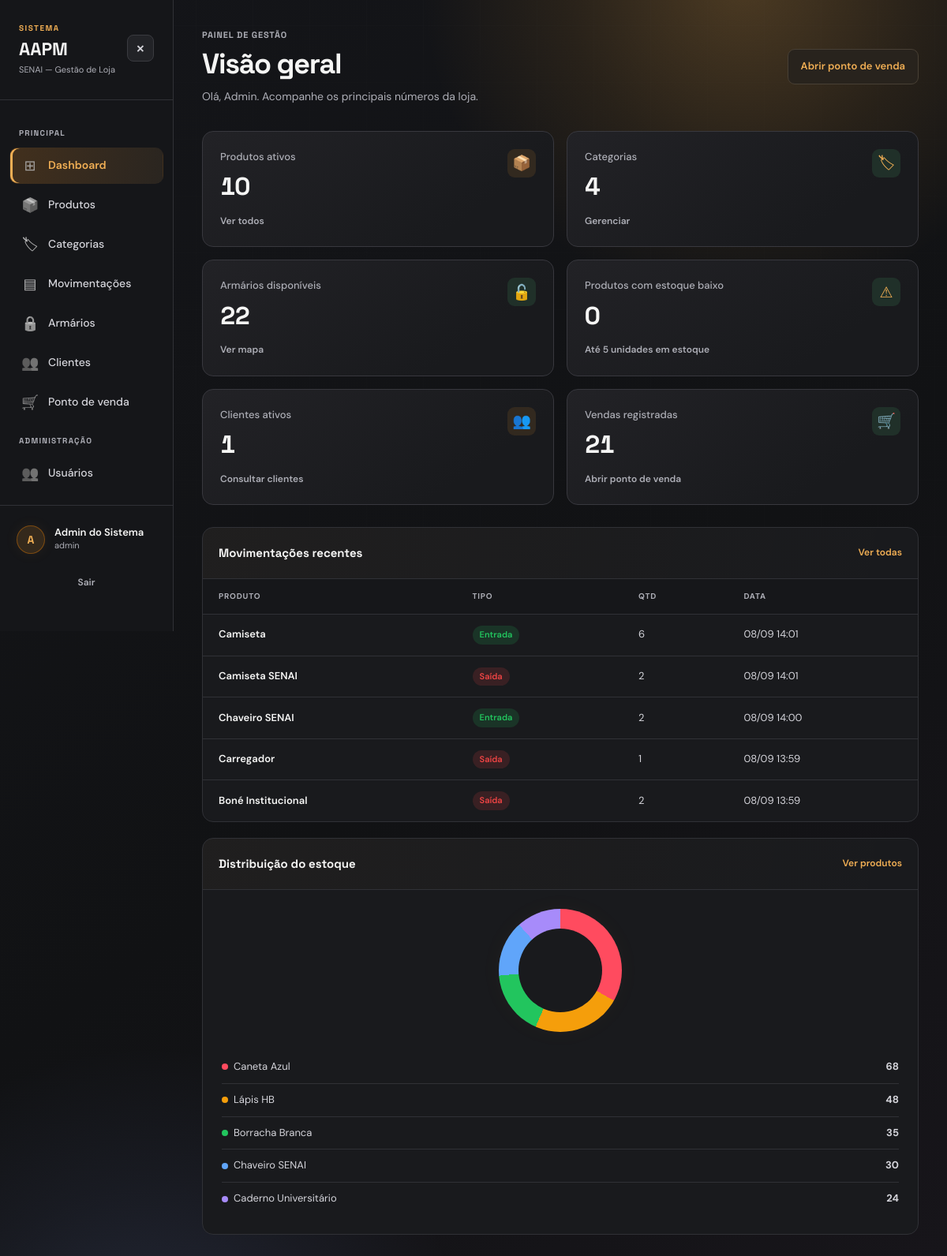
/ (signed in), run on the app's committed database.
### app/models/movimentacao.py (models this page shows, shortened)
class Movimentacao(Base):
    __tablename__ = "movimentacoes"
    id         = Column(Integer, primary_key=True, index=True)
    tipo       = Column(
        Enum(TipoMovimentacao),
        nullable=False
    )
    quantidade = Column(Integer, nullable=False)
    preco_unitario = Column(Float, nullable=False, default=0.0)
    observacao = Column(String(255), nullable=True)
    criado_em  = Column(DateTime, server_default=func.now())
    produto_id = Column(
        Integer,
        ForeignKey("produtos.id", ondelete="CASCADE"),
        nullable=False
    )
    usuario_id = Column(
        Integer,
        ForeignKey("usuarios.id", ondelete="SET NULL"),
        nullable=True
    )
    produto = relationship("Produto", backref="movimentacoes")
    usuario = relationship("Usuario", backref="movimentacoes")

### app/models/produto.py (models this page shows, shortened)
class Produto(Base):
    __tablename__ = "produtos"
    id            = Column(Integer, primary_key=True, index=True)
    nome          = Column(String(150), nullable=False, index=True)
    preco         = Column(Float, nullable=False, default=0.0)
    estoque_atual = Column(Integer, nullable=False, default=0)
    variacao      = Column(String(80), nullable=True, index=True)
    ativo         = Column(Boolean, default=True)
    imagem_path = Column(String(255), nullable=True)
    categoria_id = Column(
        Integer,
        ForeignKey("categorias.id", ondelete="SET NULL"),
        nullable=True
    )
    categoria = relationship(
        "Categoria",
        back_populates="produtos"
    )

### app/main.py (the view)
@app.get("/")
def dashboard(
    request: Request,
    db: Session = Depends(get_db),
    usuario = Depends(get_usuario_opcional)  # ← não lança erro se não logado
):
    if usuario is None:
        return templates.TemplateResponse(
            request,
            "welcome.html",
            {"request": request}
        )
    return templates.TemplateResponse(
        request,
        "dashboard.html",
        {"request": request, "usuario": usuario, **_dados_dashboard(db)}
    )

### app/templates/dashboard.html (shortened to what this page needs)
<!DOCTYPE html>
<html lang="pt-br">
<head>
    <link rel="stylesheet" href="/static/css/dashboard.css?v=20261109-scroll">
    <link rel="stylesheet" href="/static/css/admin.css">
    <link rel="stylesheet" href="/static/css/typography.css">
    <link rel="stylesheet" href="/static/css/background.css">
    <link rel="stylesheet" href="/static/css/visual-effects.css?v=20261109-mouse">
</head>
<body class="admin-page dashboard-page" data-role="{{ usuario.role }}">
    <div class="layout">
        {% include "_sidebar.html" %}
        <main class="main">
            <header class="page-header">
                <div>
                    <div class="greeting">Painel de gestão</div>
                    <h1>Visão geral</h1>
                    <p class="page-description">Olá, {{ usuario.nome.split()[0] }}. Acompanhe os principais números da loja.</p>
                </div>
                <a href="/pdv" class="dashboard-action">Abrir ponto de venda </a>
            </header>
            <div class="cards-grid">
                <a href="/produtos" class="card blue">
                    <span class="card-icon" aria-hidden="true">📦</span>
                    <div class="card-value">{{ total_produtos }}</div>
                    <div class="card-label">Produtos ativos</div>
                    <div class="card-link">Ver todos </div>
                </a>
                <a href="/categorias" class="card green admin-only">
                    <span class="card-icon" aria-hidden="true">🏷</span>
                    <div class="card-value">{{ total_categorias }}</div>
                    <div class="card-label">Categorias</div>
                    <div class="card-link">Gerenciar </div>
                </a>
                <a href="/armarios?status=disponivel" class="card {% if armarios_disponiveis == 0 %}amber{% else %}green{% endif %}">
                    <span class="card-icon" aria-hidden="true">🔓</span>
                    <div class="card-value">{{ armarios_disponiveis }}</div>
                    <div class="card-label">Armários disponíveis</div>
                    <div class="card-link">Ver mapa </div>
                </a>
                <a href="/produtos?estoque_baixo=true" class="card {% if estoque_baixo %}red{% else %}green{% endif %}">
                    <span class="card-icon" aria-hidden="true">⚠</span>
                    <div class="card-value">{{ total_estoque_baixo | default(0) }}</div>
                    <div class="card-label">Produtos com estoque baixo</div>
                    <div class="card-link">Até 5 unidades em estoque</div>
                </a>
                <a href="/clientes" class="card blue admin-only">
                    <span class="card-icon" aria-hidden="true">👥</span>
                    <div class="card-value">{{ total_clientes }}</div>
                    <div class="card-label">Clientes ativos</div>
                    <div class="card-link">Consultar clientes</div>
                </a>
                <a href="/pdv" class="card green">
                    <span class="card-icon" aria-hidden="true">🛒</span>
                    <div class="card-value">{{ total_vendas }}</div>
                    <div class="card-label">Vendas registradas</div>
                    <div class="card-link">Abrir ponto de venda</div>
                </a>
            </div>
            <div class="bottom-grid">
                <div class="section admin-only">
                    <div class="section-header">
                        <h2 class="section-title">Movimentações recentes</h2>
                        <a href="/movimentacoes" class="section-link">Ver todas </a>
                    </div>
                    {% if movimentacoes_recentes %}
                    <div class="table-responsive" tabindex="0" role="region" aria-label="Movimentações recentes de estoque">
                    <table>
                        <thead>
                            <tr><th>Produto</th><th>Tipo</th><th>Qtd</th><th>Data</th></tr>
                        </thead>
                        <tbody>
                            {% for m in movimentacoes_recentes %}
                            <tr>
                                <td><a href="/produtos/{{ m.produto_id }}" class="td-name">{{ m.produto.nome }}</a></td>
                                <td>
                                    {% if m.tipo.value == 'entrada' %}
                                    <span class="badge badge-green">Entrada</span>
                                    {% else %}
                                    <span class="badge badge-red">Saída</span>
                                    {% endif %}
                                </td>
                                <td>{{ m.quantidade }}</td>
                                <td>{{ m.criado_em.strftime('%d/%m %H:%M') }}</td>
                            </tr>
                            {% endfor %}
                        </tbody>
                    </table>
                    </div>
                    {% else %}
                    <div class="empty-state">Nenhuma movimentação registrada ainda.</div>
                    {% endif %}
                </div>
                <div class="dashboard-stock">
                    <div class="section pie-section">
                        <div class="section-header">
                            <h2 class="section-title">Distribuição do estoque</h2>
                            <a href="/produtos" class="section-link">Ver produtos</a>
                        </div>
                        {% if grafico_estoque %}
                        <div class="pie-chart-wrap">
                            <div class="stock-pie" role="img" aria-label="Distribuição das quantidades em estoque por categoria; valores na legenda ao lado" style="background: conic-gradient({{ grafico_pizza }});"></div>
                            <div class="stock-pie-legend">
                                {% for item in grafico_estoque %}
                                <div class="stock-pie-item">
                                    <span><i class="legend-dot" style="background: {{ item.cor }}"></i><em>{{ item.nome }}</em></span>
                                    <strong>{{ item.quantidade }}</strong>
                                </div>
                                {% endfor %}
                            </div>
                        </div>
                        {% else %}
                        <div class="empty-state">Cadastre produtos para visualizar.</div>
                        {% endif %}
                    </div>
                </div>
            </div>
        </main>
    </div>
</body>
</html>

### app/static/css/typography.css (style rules this page uses)
a:any-link, a:any-link:hover, a:any-link:focus, a:any-link:active, u, ins { text-decoration: none !important; }

### app/static/css/background.css (style rules this page uses)
@media screen { html { background-color: #111214; } }
@media screen { html body, html body.admin-page { background-color: #111214; background-image: radial-gradient(ellipse at 8% 8%, rgba(240, 174, 84, .13) 0%, transparent 42%), radial-gradient(ellipse at 92% 68%, rgba(175, 116, 53, .09) 0%, transparent 42%), radial-gradient(ellipse at 64% 0%, rgba(106, 127, 157, .065) 0%, transparent 45%), radial-gradient(circle, rgba(222, 207, 184, .08) .7px, transparent 1px); background-size: 100% 100%, 100% 100%, 100% 100%, 26px 26px; background-position: center; background-repeat: no-repeat, no-repeat, no-repeat, repeat; background-attachment: fixed; } }
@media screen { html body::before { content: none; } }

### app/static/css/visual-effects.css (style rules this page uses)
body.admin-page { background-image: radial-gradient(ellipse at 85% 0%, rgba(240,174,84,.065), transparent 48%); background-attachment: fixed; }
.admin-page, .welcome-page, .auth-page { accent-color: #f0ae54; }
.dashboard-page .card { background: linear-gradient(145deg, #222226, #191a1d 75%); border-color: #38383e; }
.dashboard-page .card .card-icon { filter: none; background: #32291f; }
.dashboard-page .card.green .card-icon { background: #203029; }
.admin-page .section-header { background: linear-gradient(100deg, #f0ae5408, transparent); }
.dashboard-page .stock-pie { box-shadow: 0 0 30px #f0ae5409; }
.admin-page tbody tr { transition: background-color .18s; }
body.has-ambient-background { isolation: isolate; background-color: #111214; }
body.has-ambient-background::before { display: none; }
.has-ambient-background :is(.pagamento-btn, .dropdown-option, .dropdown-selected, .stock-pie-item, .resumo-card, .stat-mini-card) { transition: background-color .2s, border-color .2s, box-shadow .2s, color .2s; }

### data on the page
Movimentacao: produto.nome "Camiseta", tipo "Entrada", quantidade "6", criado_em "08/09 14:01"
Movimentacao: produto.nome "Camiseta SENAI", tipo "Saída", quantidade "2", criado_em "08/09 14:01"
Movimentacao: produto.nome "Chaveiro SENAI", tipo "Entrada", quantidade "2", criado_em "08/09 14:00", nome "Chaveiro SENAI", quantidade "30"
Movimentacao: produto.nome "Carregador", tipo "Saída", quantidade "1", criado_em "08/09 13:59"
Movimentacao: produto.nome "Boné Institucional", tipo "Saída", quantidade "2", criado_em "08/09 13:59"
Produto: nome "Caneta Azul", quantidade "68"
Produto: nome "Lápis HB", quantidade "48"
Produto: nome "Borracha Branca", quantidade "35"
Produto: nome "Caderno Universitário", quantidade "24"

### other printed values
{{ emoji }} "⊞" "📦" "🏷" "▤" "🔒" "👥" "🛒"
{{ label }} "Dashboard" "Produtos" "Categorias" "Movimentações" "Armários" "Clientes" "Ponto de venda"
{{ (usuario.nome or 'U')[0].upper() }} "A"
{{ usuario.nome }} "Admin do Sistema"
{{ usuario.role }} "admin"
{{ usuario.nome.split()[0] }} "Admin"
{{ total_produtos }} "10"
{{ total_categorias }} "4"
{{ armarios_disponiveis }} "22"
{{ total_estoque_baixo | default(0) }} "0"
{{ total_clientes }} "1"
{{ total_vendas }} "21"
